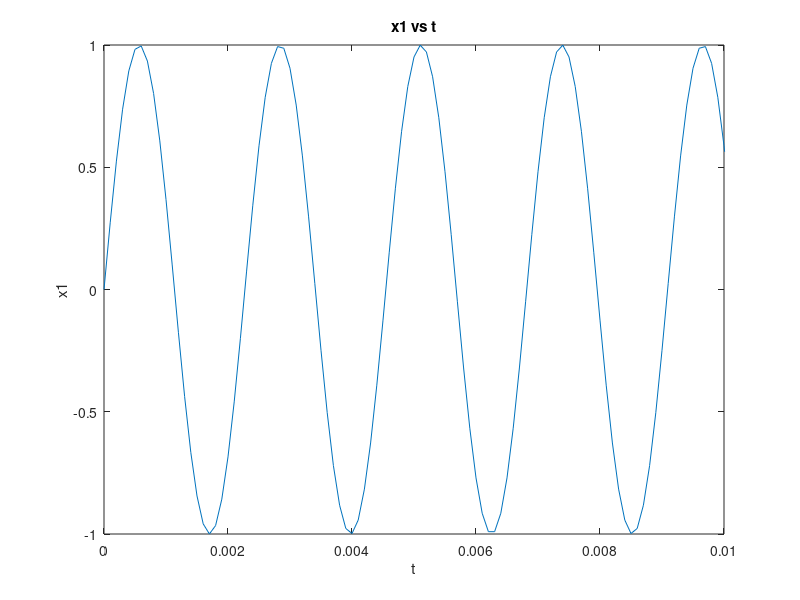
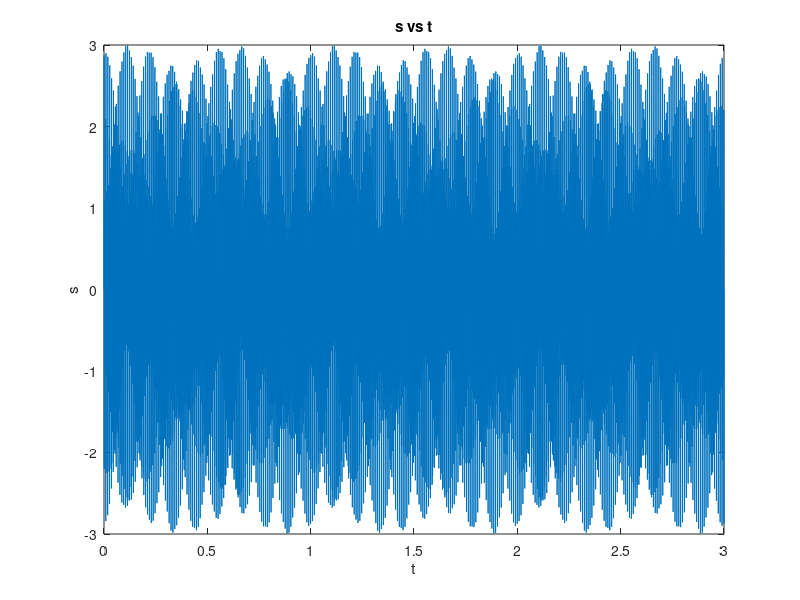

These figures' MATLAB source, in order:
f0 = 440;
t = 0:0.0001:3;
x1 = sin(2*pi*f0*t);

figure(1)

plot(t,x1);
ylabel('x1');
xlabel('t')
xlim([0 0.01]);
title('x1 vs t')

s = sin(2*pi*440*t) + sin(2*pi*554*t) + sin(2*pi*659*t);
figure(2)
plot(t,s);
ylabel('s');
xlabel('t')
title('s vs t')